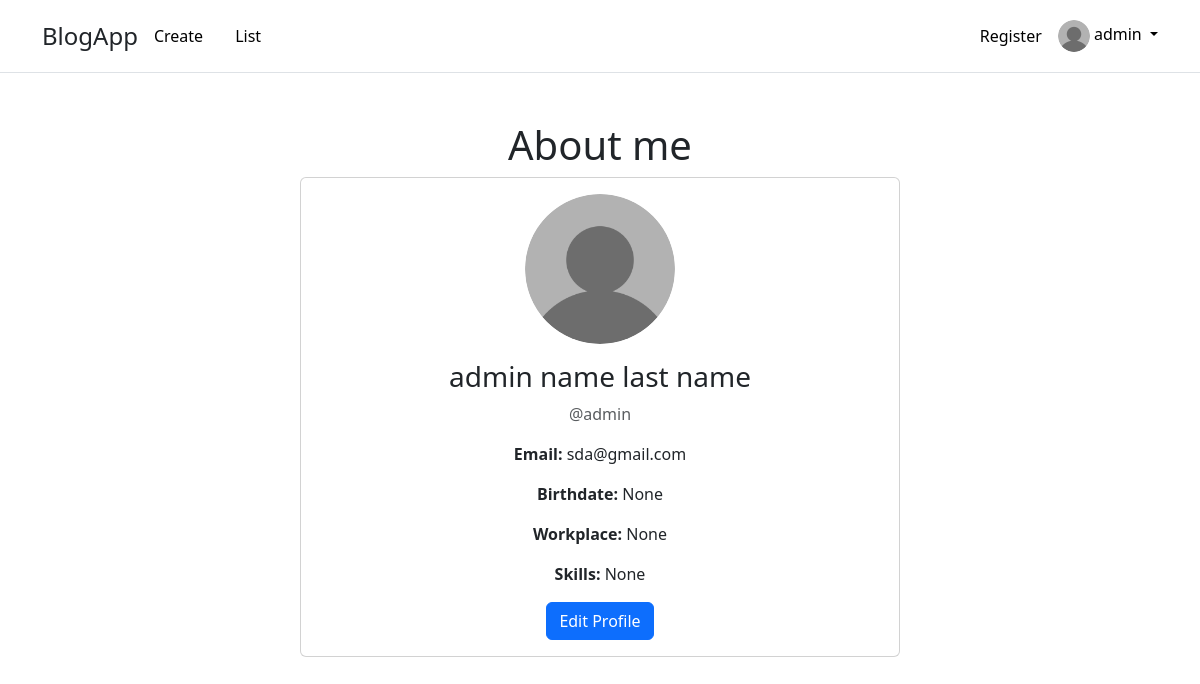
The app's page /users/about_me/ (signed in) with its own data.
### users/models.py (models this page shows)
class InfoExtra(models.Model):
    user = models.OneToOneField(User, on_delete=models.CASCADE)
    avatar = models.ImageField(upload_to="avatar/", null=True, blank=True)
    birth_date = models.DateField(null=True)
    workplace = models.CharField(max_length=255, null=True, blank=True)
    skills = models.TextField(null=True, blank=True)

### users/views.py (the view)
# urls.py: path('about_me/' , about_me , name='about_me')
def about_me(request):
    user_info = request.user.infoextra
    return render(request, "users/about_me.html", {"user_info": user_info})

### users/templates/users/about_me.html
{% extends "template_base.html" %}
{% load static %}
{% block content %}
{% block title_head %} <h1 class="text-center">About me</h1> {% endblock title_head %}
    <div class="card mx-auto" style="max-width: 600px;">
        <div class="card-body text-center">
            {% if user_info.avatar %}
                <img src="{{ user_info.avatar.url }}" class="rounded-circle mb-3" width="150" height="150" alt="Avatar">
            {% else %}
                <img src="{% static 'assets/img/user.png' %}" class="rounded-circle mb-3" width="150" height="150" alt="Avatar">
            {% endif %}
            <h3>{{ request.user.first_name }} {{ request.user.last_name }}</h3>
            <p class="text-muted">@{{ request.user.username }}</p>
            <p><strong>Email:</strong> {{ request.user.email }}</p>
            <p><strong>Birthdate:</strong> {{ user_info.birth_date }}</p>
            <p><strong>Workplace:</strong> {{ user_info.workplace }}</p>
            <p><strong>Skills:</strong> {{ user_info.skills }}</p>
            <a href="{% url 'edit_profile' %}" class="btn btn-primary">Edit Profile</a>
        </div>
    </div>
{% endblock content %}

### templates/template_base.html (shortened to what this page needs)
<!DOCTYPE html>
<html lang="en">
  {% load static %}
  {% load bootstrap_icons %}
  <head>
    <link href="https://cdn.jsdelivr.net/npm/bootstrap@5.3.3/dist/css/bootstrap.min.css" rel="stylesheet" />
  </head>
  <body>
    <header class="p-3 mb-3 border-bottom">
        <div class="container">
          <div class="d-flex flex-wrap align-items-center justify-content-center justify-content-lg-start">
            <a class="navbar-brand fs-4" href="{% url 'home' %}">BlogApp</a>
            <ul class="nav col-12 col-lg-auto me-lg-auto mb-2 justify-content-center mb-md-0">
                <li><a class="nav-link link-body-emphasis" href="{% url 'create_blog' %}">Create</a></li>
                <li><a class="nav-link link-body-emphasis" href="{% url 'list_blog' %}">List</a></li>
            </ul>
            <div class="col-12 col-lg-auto mb-3 mb-lg-0 me-lg-3" data-landmark-index="2">
              <a class="nav-link link-body-emphasis" href="{% url 'register' %}">Register</a>
            </div>
            {% if request.user.is_authenticated  %}
              <div class="dropdown text-end">
                <a href="#" class="d-block link-body-emphasis text-decoration-none dropdown-toggle" data-bs-toggle="dropdown" aria-expanded="false">
                  {% if request.user.infoextra.avatar %}
                    <img src={{ request.user.infoextra.avatar.url}} alt="mdo" width="32" height="32" class="rounded-circle">
                  {% else %}
                    <img src={% static "assets/img/user.png" %} alt="mdo" width="32" height="32" class="rounded-circle">
                  {% endif %}
                  {{ request.user.username }}
                </a>
              </div>
            {% else %}
            <div class="d-flex spa">
              <a class="nav-link link-body-emphasis" href="{% url 'login' %}">Login</a>
            </div>
            {% endif %}
          </div>
        </div>
      </header>
    <div class="mt-5 container">
      {% block content %}{% endblock %}
    </div>
  </body>
</html>

### records on screen
InfoExtra: birth_date "None", workplace "None", skills "None"

### other values on screen
{{ request.user.username }} "admin"
{{ request.user.first_name }} "admin name"
{{ request.user.last_name }} "last name"
{{ request.user.email }} "sda@gmail.com"
